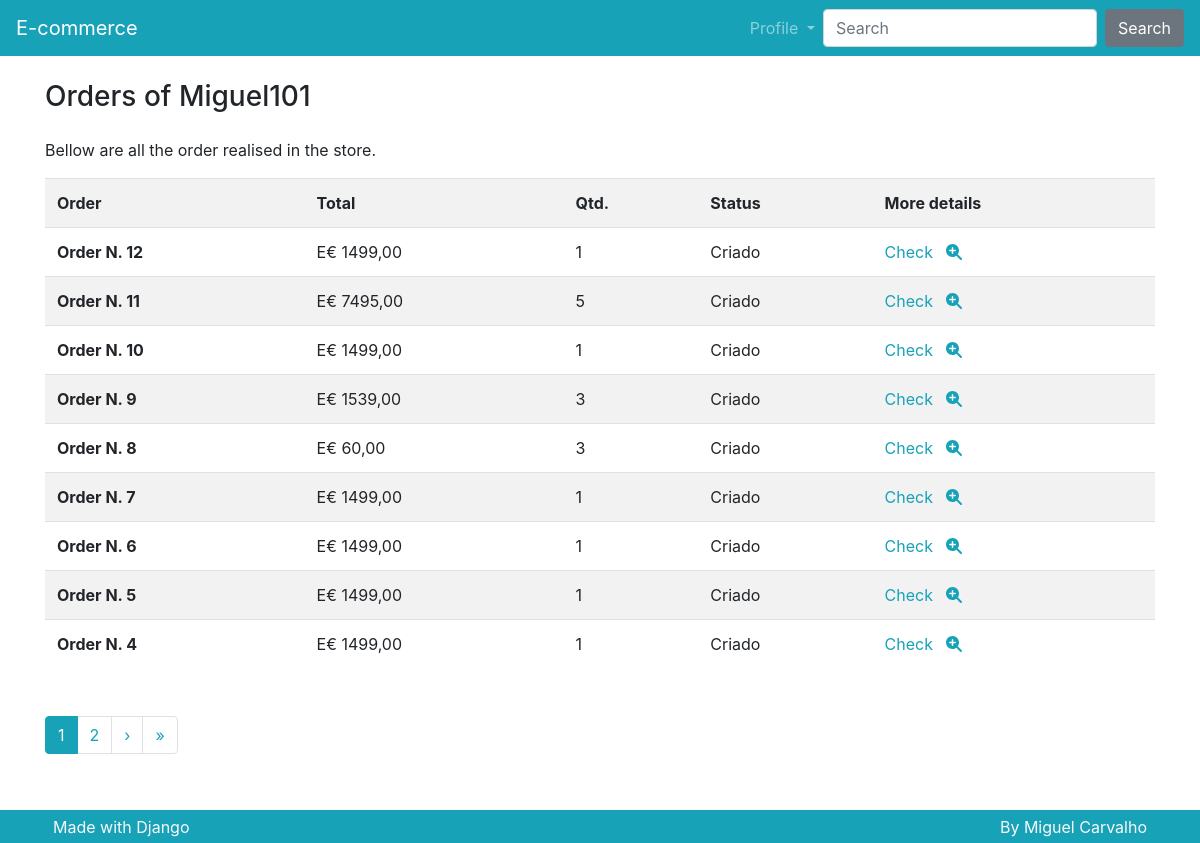
Page /order/listorder/ (signed in) on the committed database.
### orders/models.py (models this page shows, shortened)
class Order(models.Model):
    class Meta:
        verbose_name = 'Order'
        verbose_name_plural = 'Orders'
    user = models.ForeignKey(
        User,
        on_delete=models.CASCADE,
        blank=True, null=True,
        related_name='user_order'
    )
    total = models.FloatField()
    qtd_total = models.PositiveIntegerField()
    status = models.CharField(
        default='C',
        max_length=1,
        choices=(
            ('A', 'Aprovado'),
            ('C', 'Criado'),
            ('R', 'Reprovado'),
            ('P', 'Pendente'),
            ('E', 'Enviado'),
            ('F', 'Finalizado'),
        )
    )

### orders/views.py (the view)
# urls.py: path("listorder/", views.ListOrder.as_view(), name="listorder"),
class ListOrder(DispatchLoginRequiredMixin, ListView):
    model = Order  # model a carregar
    template_name = 'orders/order.html'  # template a renderizar
    context_object_name = 'order'
    paginate_by = 9
    ordering = '-id',

### orders/views.py (called while the page is built)
    def dispatch(self, *args: Any, **kwargs: Any) -> HttpResponse:
        if not self.request.user.is_authenticated:  # obriga a tar logado para ter acesso ao pagar!!!!
            return redirect('profile:create')
        return super().dispatch(self.request, *args, **kwargs)

    def get_queryset(self, *args, **kwargs):
        queryset = super().get_queryset(*args, **kwargs)
        queryset = queryset.filter(user=self.request.user)
        return queryset

### product/templatetags/omfilters.py (called while the page is built)
@register.filter
def formata_preco(val):
    return f'E€ {val:.2f}'.replace('.', ',')

### orders/templates/orders/order.html (shortened to what this page needs)
{% extends "base.html" %}
{% load omfilters %}
{% block content %}
        <div class="row">
            <div class="col">
                <h3 class="mb-4">Orders of {{user.username}}</h3>
                <p>Bellow are all the order realised in the store.</p>
                <div class="table-responsive">
                    <table class="table table-striped">
                        <tr>
                            <th scope="col">Order</th>
                            <th scope="col">Total</th>
                            <th scope="col">Qtd.</th>
                            <th scope="col">Status</th>
                            <th scope="col">More details</th>
                        </tr>
                        {% for order_i in order %}
                        <tr>
                            <th scope="row">Order N. {{order_i.id}}</td>
                            <td>{{order_i.total|formata_preco}}</td>
                            <td>{{order_i.qtd_total}}</td>
                            <td>{{order_i.get_status_display}}</td>
                            <td>
                                <a href="{% url "order:detail" order_i.pk %}">
                                    Check <i class="fas fa-search-plus ml-2"></i>
                                </a>
                            </td>
                        </tr>
                        {% endfor %}
                    </table>
                </div>
            </div>
        </div>
{% endblock content %}

### rows in the picture
Order: id "12", total "E€ 1499,00", qtd_total "1", status "Criado"
Order: id "11", total "E€ 7495,00", qtd_total "5", status "Criado"
Order: id "10", total "E€ 1499,00", qtd_total "1", status "Criado"
Order: id "9", total "E€ 1539,00", qtd_total "3", status "Criado"
Order: id "8", total "E€ 60,00", qtd_total "3", status "Criado"
Order: id "7", total "E€ 1499,00", qtd_total "1", status "Criado"
Order: id "6", total "E€ 1499,00", qtd_total "1", status "Criado"
Order: id "5", total "E€ 1499,00", qtd_total "1", status "Criado"
Order: id "4", total "E€ 1499,00", qtd_total "1", status "Criado"

### other values in the picture
{{ user.username }} "Miguel101"
{{ num }} "1"
{{ num }} "2"
